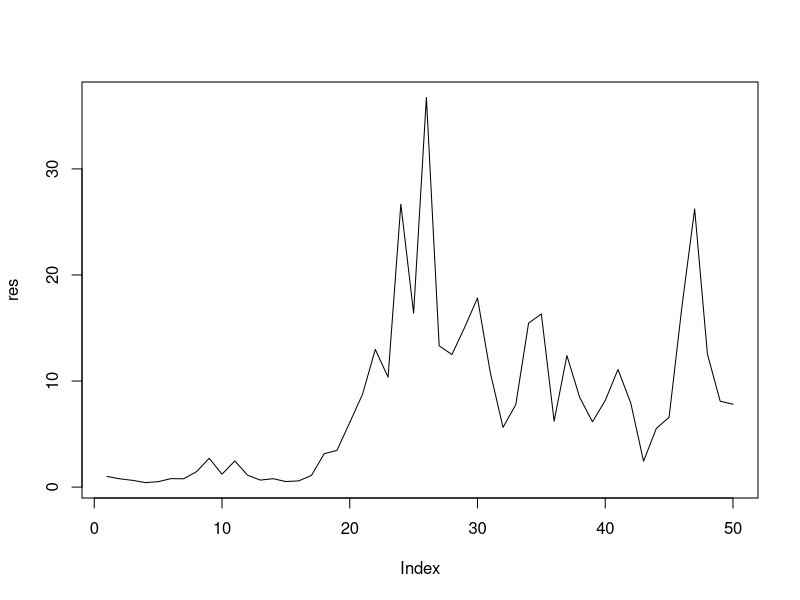
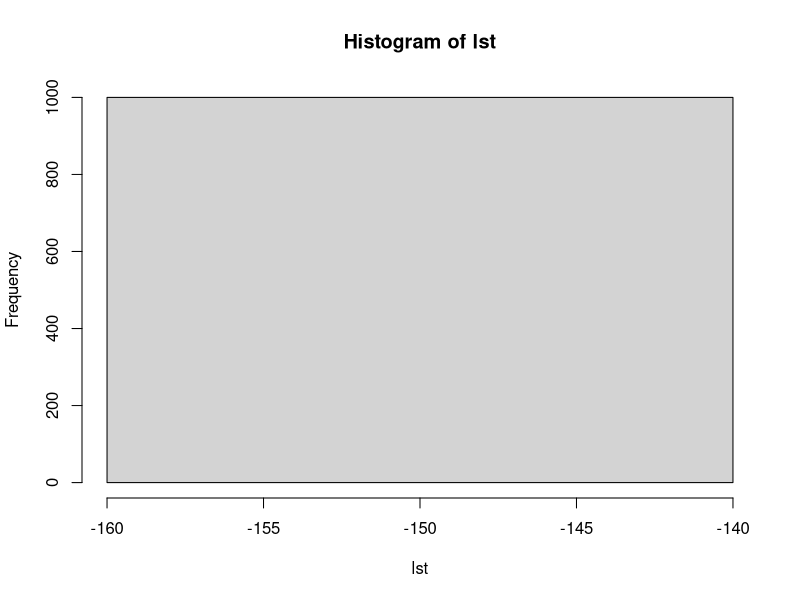

Reproduce these figures in R, in order. (Note: this script raises an error after producing the figures.)
library(ggplot2)
gbm <- function(t, mu, sigma, S0){
  #comute Geometric browian movement
  #Parameters: 
  #x: time of prediction
  #mu: drift
  #sigma: volatilty
  #S0: value of stock at the end of the zero day
  #return: 
  #res: vector: all value from 0 to t of GBM prediction 
  res <- numeric(t)
  res[1] <- S0
  z <- rnorm(t,0,1)
  for (i in seq(from=2, to=t, by=1)){
    set.seed(10)
    res[i] <- res[i-1] * exp((mu - 0.5*sigma) + sqrt(sigma)* z[i])
  }
  return(res)
}
res <- gbm(50, 0.1, 0.3, 1)
plot(res, type="l")


st <- numeric(1000)
for (i in seq(1000)){
  res <- gbm(1000, 0.1, 0.5, 1)
  st[i] <- res[1000]
}
lst = unlist(lapply(st, log))

#histogram
hist(lst)

#test normalit? 
shapiro.test(lst)
# p-valye = 0.6 -> valeur non significative -> On ne peut pas rejet la normalit? 
quantile = quantile(lst,probs = seq(0.01,0.99,0.01))
plot(quantile)

#calcule param?tre de la loi Normal ont utilise la moyenne et la variance corrig? 
#estimateur qui maximise la vraisemblance
estimation_alpha = mean(lst)
estimation_beta = var(lst)

#comparaison lst et N(alpha, beta)
p1 <- hist(lst)
p2 <- hist(rnorm(1000,estimation_alpha,sqrt(estimation_beta)))
plot( p1, col="blue")
plot( p2, col="red", add=T)


#test find alpha and beta 
vec_mu <- c(0.1, 0.2, 0.5, 0.8)
vec_sigma <- c(0.05, 0.1, 0.2, 0.4)
data <- expand.grid(vec_mu, vec_sigma)
count <- 1
for (mu in vec_mu){
  for (sigma in vec_sigma){
    st = numeric(100)
    for (i in seq(1000)){
      res = gbm(100, mu, sigma, 1)
      st[i] = res[100]
    }
    lst = unlist(lapply(st, log))
    data[count, 3] <- mean(lst)
    data[count,4]  <- var(lst) 
    count = count + 1
  }
}
colnames(data) <- c('mu', 'sigma', 'mean_sample', 'var_sample')

#Estimating ES(t)

simul_s <- function(mu, sigma, t){
  n <- 10000
  vec_st <- numeric(n)
  for (i in seq(n)){
    res  <- gbm(t, mu, sigma, 1)
    vec_st[i] <- res[length(res)]
  }
  estimate_E <- mean(vec_st)
  S <- var(vec_st)
  ci_E_inf <- estimate_E - 1.96*(S/sqrt(n))
  ci_E_sup <- estimate_E + 1.96*(S/sqrt(n))
  p  <- length(which(vec_st>1))/n
  ci_p_inf <- p - 1.96*sqrt( p*(1-p) / n)
  ci_p_sup <- p + 1.96*sqrt( p*(1-p) / n)
  return(list("estimate_E" = estimate_E, "ci_E_inf" = ci_E_inf, "ci_E_sup" = ci_E_sup, "p" = p, "ci_p_inf" = ci_p_inf, "ci_p_sup" = ci_p_sup))
  
} 


vec_mu <- c(0.05, 0.01, 0.01)
vec_sigma <- c(0.0025, 0.0025, 0.01)
est_E    <- numeric(3)
ci_E_inf <- numeric(3)
ci_E_sup <- numeric(3)
est_p    <- numeric(3)
ci_p_inf <- numeric(3)
ci_p_sup <- numeric(3)
for (i in seq(3)){
  res         <- simul_s(vec_mu[i], vec_sigma[i], 100)
  est_E[i]    <- res["estimate_E"]
  ci_E_inf[i] <- res["ci_E_inf"]
  ci_E_sup[i] <- res["ci_E_sup"]
  est_p[i]    <- res["p"]
  ci_p        <- res["ci_p"]
  ci_p_inf[i] <- res["ci_p_inf"]
  ci_p_sup[i] <- res["ci_p_sup"]
}


data2 <- data.frame("mu" = vec_mu,
                    "sigma"= vec_sigma,
                    "est_E"= unlist(est_E),
                    "ci_E_inf" = unlist(ci_E_inf),
                    "ci_E_sup" = unlist(ci_E_sup),
                    "est_p"= unlist(est_p),
                    "ci_p_inf" = unlist(ci_p_inf),
                    "ci_p_sup" = unlist(ci_p_sup)
                    )
                    


#22.6.3 Down-and-out-call-option
V_t <- function(t, mu, sigma, K, B,  S0 = 1){
  v <- numeric(10000)
  for (i in seq(10000)){
    res <- gbm(t, mu, sigma, S0)
    s   <- res
    s_t <- s[length(s)]
    if (s_t >= K && min(s) > B){
      v[i] <- s_t - K 
    } else {
      v[i] <- 0
    }
  }
  return(v)
}



mu    <-  0.01
vec_sigma <- c(0.0025, 0.005, 0.01)
K <- 2 
t <- 100 
B <- 0.2
p_v <- numeric(3)
c <- 1
for (sigma in vec_sigma){
  v <- V_t(t, mu, sigma, K, B)
  p_v[c] <- length(which(v>0))/10000
  c <- c + 1 
}


